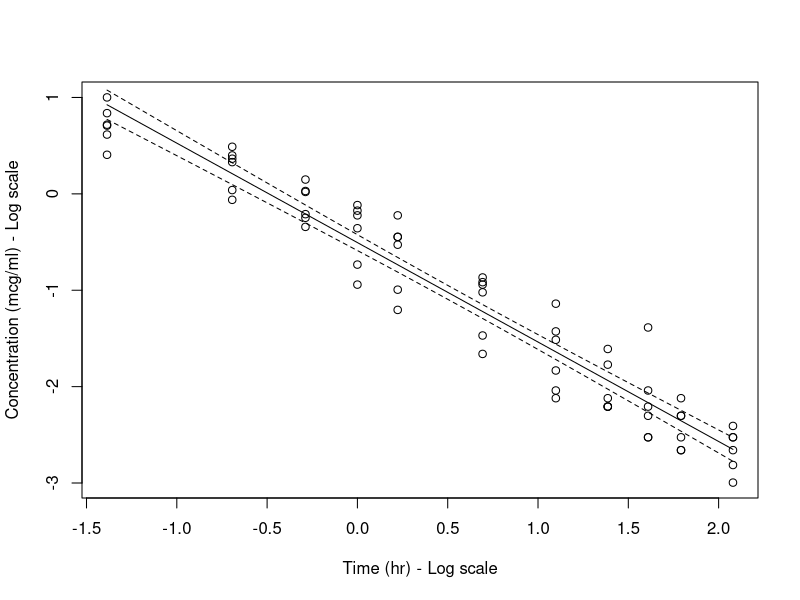

The R source for this figure:
data(Indometh)

# Add log concentration
Indometh$log_conc = log(Indometh$conc)

# Add log time
Indometh$log_time = log(Indometh$time)

# Fit model 3
mod3 = lm(log_conc ~ log_time, data = Indometh)

# Compute predictions
time_to_predict = seq(from = 0.25, to = 8, length.out = 100)
predict_concentration = predict(mod3, data.frame(log_time = log(time_to_predict)), interval = "confidence")

# Make graph
plot(Indometh$log_time, Indometh$log_conc, xlab = "Time (hr) - Log scale", ylab = "Concentration (mcg/ml) - Log scale")
lines(log(time_to_predict), predict_concentration[,1])
lines(log(time_to_predict), predict_concentration[,2], lty = 2)
lines(log(time_to_predict), predict_concentration[,3], lty = 2)
